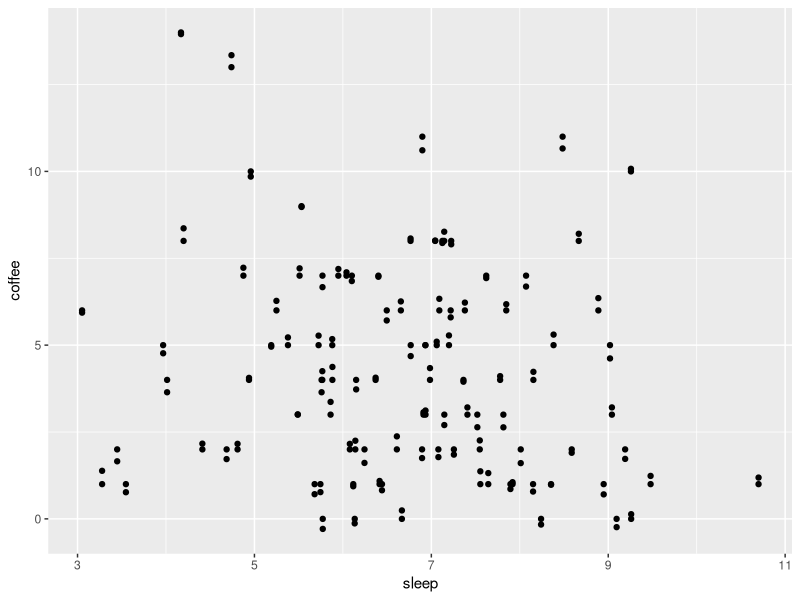
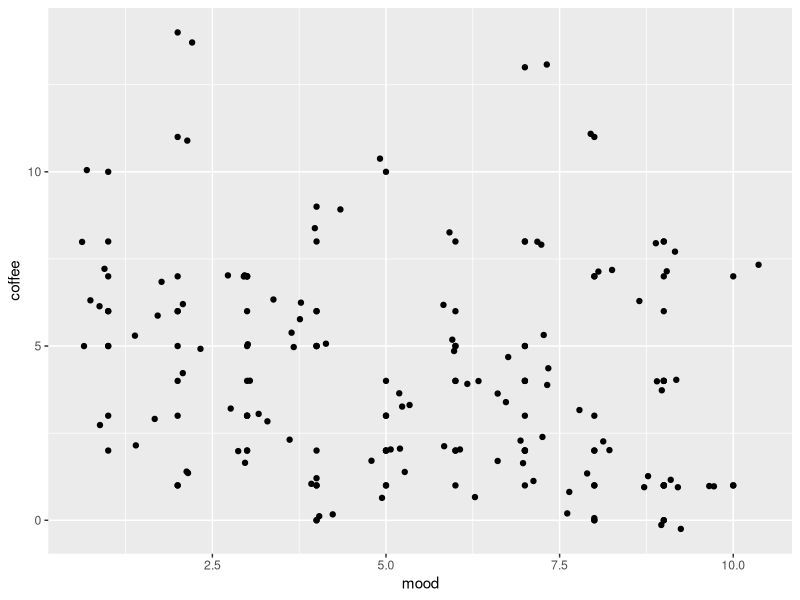
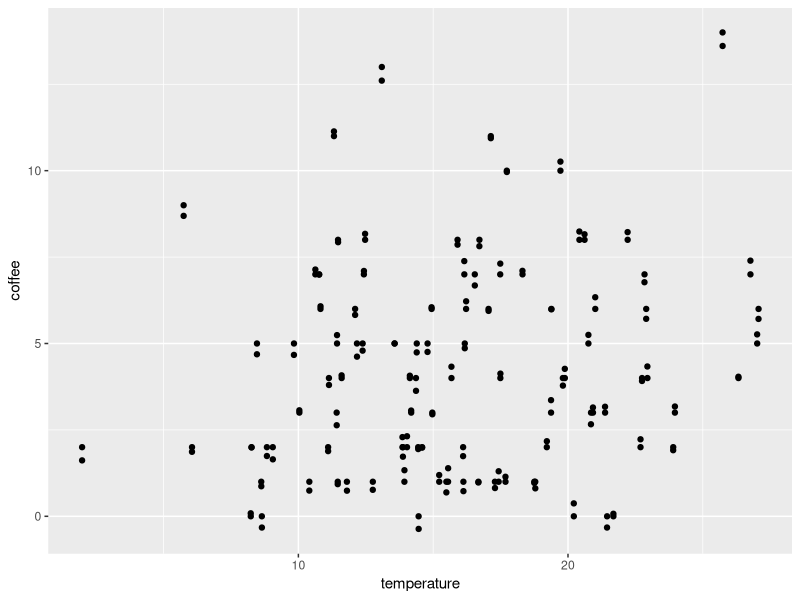

Recreate these plots in R, in order.
### Stats with R Exercise sheet 9

##################################################################################
# Week 11: Model Families and Logistic Regression
##################################################################################

## This exercise sheet contains the exercises that you will need to complete and 
## submit by 23:55 on Saturday, January 13. Write the code below the questions. 
## If you need to provide a written answer, comment this out using a hashtag (#). 
## Submit your homework via cms

## Please write below your (and your teammates) name, matriculation number. 
## Name:
## Matriculation number:
## Name:
## Matriculation number:
## Name:
## Matriculation number:

##################################################################################
##################################################################################

# The following line of code clears your workspace:
rm(list = ls())

##################################################################################
## Exercise 1: Logistic regression
##################################################################################

require(carData)
require(dplyr)
require(lme4)
require(ggplot2)

## Look at the dataset Arrests from the carData package. It is collecting of data on police 
## treatment of individuals arrested in Toronto for simple possession of small quantities of marijuana.
## The primary variable of interest for us is "released" which indicates whether arrestee was released
## or taken into custody directly

## a) Build a simple logistic regression model that models the probability of release 
##    (binary) based on colour (categorical), age (numeric) and  year (numeric) without 
##    an interaction and store it in mRel. 
##    You have to use the glm() function and specify the family correctly.

data("Arrests")
summary(Arrests)

mRel <- glm(
  data = Arrests,
  released ~ colour + age + year,
  family = binomial
)
## b) Look at the summary. What does the intercept correspond to?

summary(mRel)

### The intercept corresponds to the estimated log odds of the response variable 
### (Released in this case) being in the success category when all others predictor
### variables are 0

## c) Were older offenders more likely to be released than young ones?

### Considering that Age has a -ve coefficient (-1.054e-02), older offenders
### are less likely to be released in comparison to younger inmates. Also seeing 
### the p-value for Age is 0.0141 (p-value < 0.05), shows that the effect of age 
### on "Released" is statistically significant.

## d) Imagine the Toronto police arrested two persons for marijuana possession:
##    Jeffrey L. was arrested in 2001, aged 52 and white, Snoop D. was arrested 
##    in 1994, aged 23 and black.
##    Calculate their expected release outcome on the logit scale (i.e. the scale of the model) 
##    either by hand or using predict() with a new data.frame

####################### Using predict() #######################
colour <- c("White", "Black")
age <- c(52, 23)
year <- c(2001, 1994)
name <- c("Jeffery L.", "Snoop D")
test.data = data.frame(name, age, colour, year)



logits <- predict(
  mRel, 
  newdata = test.data
)

## just to check if my calculation is correct 
logits.prob <- predict(
  mRel, 
  newdata = test.data, 
  family = "binomial",
  type = "response"
) 



######## RESULT ########  
##        1         2 ##
## 0.8316179 0.6757119##

### calculation is correct

####################### By hand #######################

### I'll do it later

## e) Transform your results from d to the probability scale, using the formula given on the slides. 
##    You can check your calculation by asserting the probabilities lie in the 0-1 range. 
##    For whom does the model predict the higher probability of release?

logits2prob <- function(x){
  # formula : e^x / (1 + e^x)
  exp(x) / (1 + exp(x))
}

logits2prob(logits)

### from the calculation by hand, we see that Jeffery L. has a higher probability of 
### being released (probability = 0.8316179) as compared to Snoop D (probability = 0.6757119)


##################################################################################
## Exercise 2: Generalized Linear Mixed effect models
##################################################################################

## In this exercise, we will again look at connections between coffee consumption 
## and sleep (among others). The data set "coffee.csv" contains data from 10 students, 
## who reported on 10 randomly chosen days of the year: 
##  sleep:  how many hours of sleep they had in the previous night
##  mood:   how happy they felt on a scale from 1 (very unhappy)-10 (extremely happy)
##  coffee: how many cups of coffee they had on that day
## In addition, the maximal temperature on that day was entered into the dataset.

## Our research hypotheses are: 
## students consume more coffee, when they are tired
## students consume more coffee, if they don't feel well
## students consume more coffee, when it is cold outside

## a) Download the data set from cms and read it in, store it in a variable called: coffeedat

coffeedat <- read.csv("coffee.csv")

## b) Plot the number of consumed cups of coffee in three individual scatterplots 
##    by sleep, mood, and temperature. 
##    You can use geom_jitter() to get a nicer plot

### Coffee-cups vs sleep
ggplot(
  data = coffeedat,
  mapping = aes(sleep, coffee)
)+
  geom_point()+
  geom_jitter()

### coffee-cups vs mood
ggplot(
  data = coffeedat,
  mapping = aes(mood, coffee)
)+
  geom_point()+
  geom_jitter()

### coffee-cups vs temperature
ggplot(
  data = coffeedat,
  mapping = aes(temperature, coffee)
)+
  geom_point()+
  geom_jitter()

## c) Can you detect an obvious relationship in any of the plots?



## d) Fit a simple linear regression model with all three predictors and store it in linmod

linmod <- lm(
  data = coffeedat,
  coffee ~ sleep * mood * temperature
)

## e) Fit a generalized linear model with the appropriate family 
##    (hint: coffee is a count variable) and store it in poimod

poimod <- glm(
  data = coffeedat,
  coffee ~ sleep * temperature * mood,
  family = "poisson"
)
## f) Look at the two summaries of the models and write what changed?

## g) In fact, we have repeated measures in our design, so refit the model 
##    including a random intercept for subject using glmer() with the correct 
##    family specification and store it in mixedpoi

mixedpoi <- glmer(
  data = coffeedat,
  coffee ~ sleep * temperature * mood + (1 | subj),
  family = "poisson"
)

## h) Look at the summary and report what changed in comparison to both linmod and poimod.

## i) Finally, to make it complete, also run a mixed model using the gaussian family and store it in mixedlin

mixedlin <- glmer(
  data = coffeedat,
  coffee ~ sleep * temperature * mood + (1 | subj),
  family = "gaussian"
)

## j) Compare the AIC for all four models. Which one has the best fit?

## k) And which model is conceptually the appropriate one? Explain why.

## l) Finally, report on the effects of interest in light of our research hypotheses 
##    specified above for the model you chose in k)
